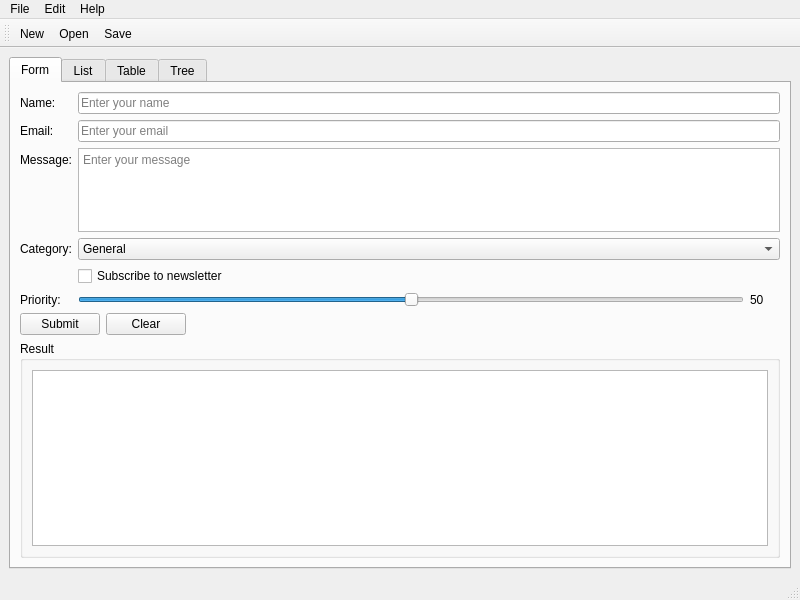
<?xml version="1.0" encoding="UTF-8"?>
<ui version="4.0">
 <class>MainWindow</class>
 <widget class="QMainWindow" name="MainWindow">
  <property name="geometry">
   <rect>
    <x>0</x>
    <y>0</y>
    <width>800</width>
    <height>600</height>
   </rect>
  </property>
  <property name="windowTitle">
   <string>QtMCP Test Application</string>
  </property>
  <widget class="QWidget" name="centralWidget">
   <layout class="QVBoxLayout" name="verticalLayout">
    <item>
     <widget class="QTabWidget" name="tabWidget">
      <property name="currentIndex">
       <number>0</number>
      </property>
      <widget class="QWidget" name="formTab">
       <attribute name="title">
        <string>Form</string>
       </attribute>
       <layout class="QVBoxLayout" name="formLayout">
        <item>
         <layout class="QFormLayout" name="inputFormLayout">
          <item row="0" column="0">
           <widget class="QLabel" name="nameLabel">
            <property name="text">
             <string>Name:</string>
            </property>
           </widget>
          </item>
          <item row="0" column="1">
           <widget class="QLineEdit" name="nameEdit">
            <property name="objectName">
             <string>nameEdit</string>
            </property>
            <property name="placeholderText">
             <string>Enter your name</string>
            </property>
           </widget>
          </item>
          <item row="1" column="0">
           <widget class="QLabel" name="emailLabel">
            <property name="text">
             <string>Email:</string>
            </property>
           </widget>
          </item>
          <item row="1" column="1">
           <widget class="QLineEdit" name="emailEdit">
            <property name="objectName">
             <string>emailEdit</string>
            </property>
            <property name="placeholderText">
             <string>Enter your email</string>
            </property>
           </widget>
          </item>
          <item row="2" column="0">
           <widget class="QLabel" name="messageLabel">
            <property name="text">
             <string>Message:</string>
            </property>
           </widget>
          </item>
          <item row="2" column="1">
           <widget class="QTextEdit" name="messageEdit">
            <property name="objectName">
             <string>messageEdit</string>
            </property>
            <property name="maximumSize">
             <size>
              <width>16777215</width>
              <height>100</height>
             </size>
            </property>
            <property name="placeholderText">
             <string>Enter your message</string>
            </property>
           </widget>
          </item>
          <item row="3" column="0">
           <widget class="QLabel" name="categoryLabel">
            <property name="text">
             <string>Category:</string>
            </property>
           </widget>
          </item>
          <item row="3" column="1">
           <widget class="QComboBox" name="comboBox">
            <property name="objectName">
             <string>comboBox</string>
            </property>
            <item>
             <property name="text">
              <string>General</string>
             </property>
            </item>
            <item>
             <property name="text">
              <string>Support</string>
             </property>
            </item>
            <item>
             <property name="text">
              <string>Feedback</string>
             </property>
            </item>
            <item>
             <property name="text">
              <string>Bug Report</string>
             </property>
            </item>
           </widget>
          </item>
          <item row="4" column="1">
           <widget class="QCheckBox" name="checkBox">
            <property name="objectName">
             <string>checkBox</string>
            </property>
            <property name="text">
             <string>Subscribe to newsletter</string>
            </property>
           </widget>
          </item>
          <item row="5" column="0">
           <widget class="QLabel" name="priorityLabel">
            <property name="text">
             <string>Priority:</string>
            </property>
           </widget>
          </item>
          <item row="5" column="1">
           <layout class="QHBoxLayout" name="sliderLayout">
            <item>
             <widget class="QSlider" name="slider">
              <property name="objectName">
               <string>slider</string>
              </property>
              <property name="minimum">
               <number>0</number>
              </property>
              <property name="maximum">
               <number>100</number>
              </property>
              <property name="value">
               <number>50</number>
              </property>
              <property name="orientation">
               <enum>Qt::Horizontal</enum>
              </property>
             </widget>
            </item>
            <item>
             <widget class="QLabel" name="sliderValueLabel">
              <property name="text">
               <string>50</string>
              </property>
              <property name="minimumSize">
               <size>
                <width>30</width>
                <height>0</height>
               </size>
              </property>
             </widget>
            </item>
           </layout>
          </item>
         </layout>
        </item>
        <item>
         <layout class="QHBoxLayout" name="buttonLayout">
          <item>
           <widget class="QPushButton" name="submitButton">
            <property name="objectName">
             <string>submitButton</string>
            </property>
            <property name="text">
             <string>Submit</string>
            </property>
           </widget>
          </item>
          <item>
           <widget class="QPushButton" name="clearButton">
            <property name="objectName">
             <string>clearButton</string>
            </property>
            <property name="text">
             <string>Clear</string>
            </property>
           </widget>
          </item>
          <item>
           <spacer name="horizontalSpacer">
            <property name="orientation">
             <enum>Qt::Horizontal</enum>
            </property>
            <property name="sizeHint" stdset="0">
             <size>
              <width>40</width>
              <height>20</height>
             </size>
            </property>
           </spacer>
          </item>
         </layout>
        </item>
        <item>
         <widget class="QGroupBox" name="resultGroup">
          <property name="title">
           <string>Result</string>
          </property>
          <layout class="QVBoxLayout" name="resultLayout">
           <item>
            <widget class="QTextEdit" name="resultText">
             <property name="objectName">
              <string>resultText</string>
             </property>
             <property name="readOnly">
              <bool>true</bool>
             </property>
            </widget>
           </item>
          </layout>
         </widget>
        </item>
       </layout>
      </widget>
      <widget class="QWidget" name="listTab">
       <attribute name="title">
        <string>List</string>
       </attribute>
       <layout class="QVBoxLayout" name="listLayout">
        <item>
         <widget class="QListWidget" name="listWidget">
          <property name="objectName">
           <string>listWidget</string>
          </property>
          <item>
           <property name="text">
            <string>Item 1</string>
           </property>
          </item>
          <item>
           <property name="text">
            <string>Item 2</string>
           </property>
          </item>
          <item>
           <property name="text">
            <string>Item 3</string>
           </property>
          </item>
          <item>
           <property name="text">
            <string>Item 4</string>
           </property>
          </item>
          <item>
           <property name="text">
            <string>Item 5</string>
           </property>
          </item>
         </widget>
        </item>
       </layout>
      </widget>
      <widget class="QWidget" name="tableTab">
       <attribute name="title">
        <string>Table</string>
       </attribute>
       <layout class="QVBoxLayout" name="tableLayout">
        <item>
         <widget class="QTableWidget" name="tableWidget">
          <property name="objectName">
           <string>tableWidget</string>
          </property>
          <property name="rowCount">
           <number>3</number>
          </property>
          <property name="columnCount">
           <number>3</number>
          </property>
          <attribute name="horizontalHeaderDefaultSectionSize">
           <number>150</number>
          </attribute>
          <row/>
          <row/>
          <row/>
          <column>
           <property name="text">
            <string>Name</string>
           </property>
          </column>
          <column>
           <property name="text">
            <string>Value</string>
           </property>
          </column>
          <column>
           <property name="text">
            <string>Description</string>
           </property>
          </column>
          <item row="0" column="0">
           <property name="text">
            <string>Alpha</string>
           </property>
          </item>
          <item row="0" column="1">
           <property name="text">
            <string>100</string>
           </property>
          </item>
          <item row="0" column="2">
           <property name="text">
            <string>First item</string>
           </property>
          </item>
          <item row="1" column="0">
           <property name="text">
            <string>Beta</string>
           </property>
          </item>
          <item row="1" column="1">
           <property name="text">
            <string>200</string>
           </property>
          </item>
          <item row="1" column="2">
           <property name="text">
            <string>Second item</string>
           </property>
          </item>
          <item row="2" column="0">
           <property name="text">
            <string>Gamma</string>
           </property>
          </item>
          <item row="2" column="1">
           <property name="text">
            <string>300</string>
           </property>
          </item>
          <item row="2" column="2">
           <property name="text">
            <string>Third item</string>
           </property>
          </item>
         </widget>
        </item>
       </layout>
      </widget>
      <widget class="QWidget" name="treeTab">
       <attribute name="title">
        <string>Tree</string>
       </attribute>
       <layout class="QVBoxLayout" name="treeLayout">
        <item>
         <widget class="QTreeView" name="treeView">
          <property name="objectName">
           <string>treeView</string>
          </property>
         </widget>
        </item>
       </layout>
      </widget>
     </widget>
    </item>
   </layout>
  </widget>
  <widget class="QMenuBar" name="menuBar">
   <property name="geometry">
    <rect>
     <x>0</x>
     <y>0</y>
     <width>800</width>
     <height>22</height>
    </rect>
   </property>
   <widget class="QMenu" name="menuFile">
    <property name="title">
     <string>File</string>
    </property>
    <addaction name="actionNew"/>
    <addaction name="actionOpen"/>
    <addaction name="actionSave"/>
    <addaction name="separator"/>
    <addaction name="actionExit"/>
   </widget>
   <widget class="QMenu" name="menuEdit">
    <property name="title">
     <string>Edit</string>
    </property>
    <addaction name="actionCut"/>
    <addaction name="actionCopy"/>
    <addaction name="actionPaste"/>
   </widget>
   <widget class="QMenu" name="menuHelp">
    <property name="title">
     <string>Help</string>
    </property>
    <addaction name="actionAbout"/>
   </widget>
   <addaction name="menuFile"/>
   <addaction name="menuEdit"/>
   <addaction name="menuHelp"/>
  </widget>
  <widget class="QToolBar" name="toolBar">
   <property name="windowTitle">
    <string>toolBar</string>
   </property>
   <attribute name="toolBarArea">
    <enum>TopToolBarArea</enum>
   </attribute>
   <addaction name="actionNew"/>
   <addaction name="actionOpen"/>
   <addaction name="actionSave"/>
  </widget>
  <widget class="QStatusBar" name="statusBar"/>
  <action name="actionNew">
   <property name="text">
    <string>New</string>
   </property>
   <property name="shortcut">
    <string>Ctrl+N</string>
   </property>
  </action>
  <action name="actionOpen">
   <property name="text">
    <string>Open</string>
   </property>
   <property name="shortcut">
    <string>Ctrl+O</string>
   </property>
  </action>
  <action name="actionSave">
   <property name="text">
    <string>Save</string>
   </property>
   <property name="shortcut">
    <string>Ctrl+S</string>
   </property>
  </action>
  <action name="actionExit">
   <property name="text">
    <string>Exit</string>
   </property>
   <property name="shortcut">
    <string>Ctrl+Q</string>
   </property>
  </action>
  <action name="actionCut">
   <property name="text">
    <string>Cut</string>
   </property>
   <property name="shortcut">
    <string>Ctrl+X</string>
   </property>
  </action>
  <action name="actionCopy">
   <property name="text">
    <string>Copy</string>
   </property>
   <property name="shortcut">
    <string>Ctrl+C</string>
   </property>
  </action>
  <action name="actionPaste">
   <property name="text">
    <string>Paste</string>
   </property>
   <property name="shortcut">
    <string>Ctrl+V</string>
   </property>
  </action>
  <action name="actionAbout">
   <property name="text">
    <string>About</string>
   </property>
  </action>
 </widget>
 <resources/>
 <connections/>
</ui>
